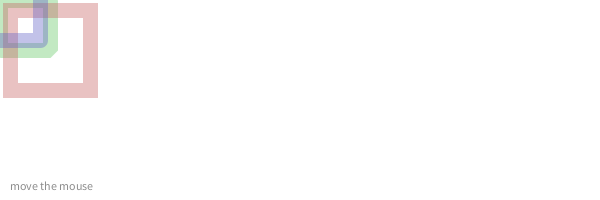
Frame 1 (no input)
Frame 60 (the mouse pressed at the canvas centre just before this capture): identical to frame 1, image omitted
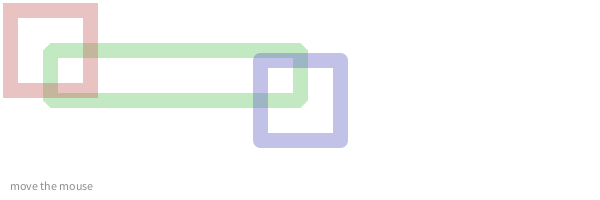
Frame 120 (the mouse held since frame 60 and released just before this capture)

The Processing sketch that drew these frames (run headless with seeded random() and noise(); from frame 60 on, the mouse is pressed at the canvas centre):

// Processing sketch: processing_87527
// ── processing_87527.pde

/*
 * Title: P05_04_Placement
 * By:    Barton Poulson (bartdoesart.com)
 * Date:  31 January 2013
 *
 *  Make an interesting sketch that uses variations on one or more of the following:
 *  - rectMode()
 *  - ellipseMode()
 */

float d = 0;  // Displacement of lines based on cursor
int   s = 80; // Size of rectangles

void setup() {
  size(600, 200);
  strokeWeight(15);
}

void draw() {
  background(255);
  fill(140);
  text("move the mouse", 10, height - 10);

  noFill();

  // Rectangle that resizes with mouse
  rectMode(CORNERS);
  strokeJoin(BEVEL);
  stroke(100, 200, 100, 100);
  rect(10 + s/2, 10 + s/2, mouseX, mouseY);

  // Square that stays put in top left corner
  rectMode(CORNER);
  strokeJoin(MITER);
  stroke(200, 100, 100, 100);
  rect(10, 10, s, s);
  
  // Square that follows mouse
  rectMode(CENTER);
  strokeJoin(ROUND);
  stroke(100, 100, 200, 100);
  rect(mouseX, mouseY, s, s);
}
